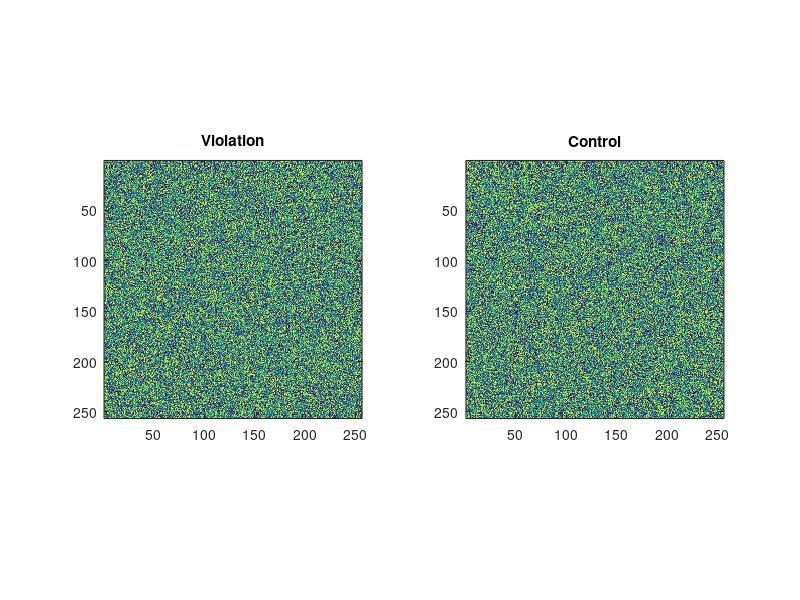

The MATLAB source for this figure:

%% Data, here just a random matrix
con = rand(256, 256);
vio = rand(256, 256);


%% Sort data by an index that reflect amplitude in a window

% Define time window
tw = 125:150;

% Average over time window
ac = mean(vio(tw,:));
av = mean(vio(tw,:));

% Create index by sorting the averages and getting the reverse index
[s ic] = sort(ac);
[s iv] = sort(av);

% Plot to check sorted data
subplot(1,2,1)
imagesc(vio(iv, :))
title("Violation")
axis square
subplot(1,2,2)
imagesc(con(iv, :))
title("Control")
axis square




% Notes:

% - Seems like we want a function that will take vio and con from each subject along with a grouping parameter N_Trials

% - The function would then:
% a) Divide the trials (of vio and con each) into consequtive sets of N_Trials 
% b) Average each of those sets
% c) Subtract the average con from average vio
% d) Once all the averages are done, sort the sets of time series and produce a reverse index
% e) Return the time series consisting of the average difference waves and the index

% - I guess this assumes that each subjects data can be divided into consequtive sets, but we will also have to handle the cases where there are more trials in one or the other condition

% - Probably better to have a second plotting function so that the plotting and sorting/averaging are done separately

% - Also keep in mind that we ultimately want to have this in two sensors F7 and Pz - and crucially, we want to pass the index from sorted Pz into the call involving F7




